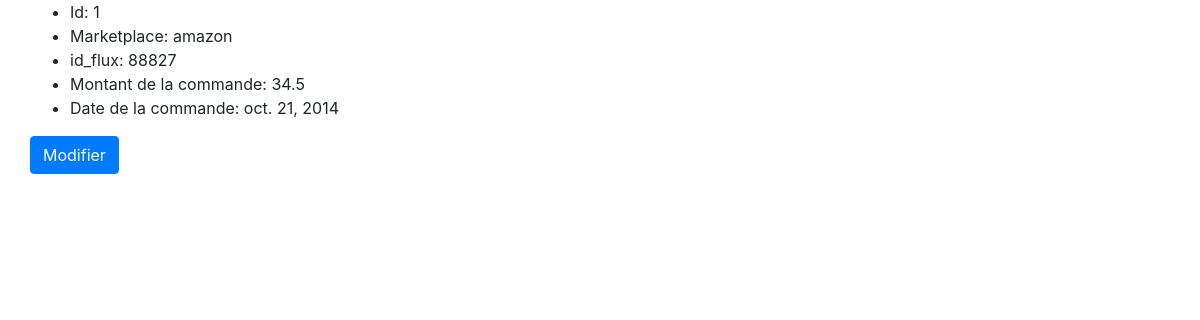
The app's page /orders/1/ with its own data.
### orders/models.py (models this page shows)
class Order(models.Model):
    marketplace = models.CharField(max_length=100)
    id_flux = models.IntegerField()
    order_purchase_date = models.DateField(null=True)
    order_amount = models.FloatField(null=True)

### orders/views.py (the view)
# urls.py: path('<slug:slug>/', OrderDetail.as_view(), name='order-detail'),
class OrderDetail(DetailView):
    model = Order
    slug_field = 'id'

### orders/templates/orders/order_detail.html
{% extends 'orders/base.html' %}
{% block content %}
<div>
    <ul>
        <li>Id: {{ object.id }}</li>
        <li>Marketplace: {{ object.marketplace }}</li>
        <li>id_flux: {{ object.id_flux }}</li>
        <li>Montant de la commande: {{ object.order_amount }}</li>
        <li>Date de la commande: {{ object.order_purchase_date }}</li>
    </ul>
    <a href="{% url 'order-update' object.id %}" class="btn btn-primary">Modifier</a>
</div>
{% endblock %}

### records on screen
Order: id "1", marketplace "amazon", id_flux "88827", order_amount "34.5", order_purchase_date "oct. 21, 2014"
